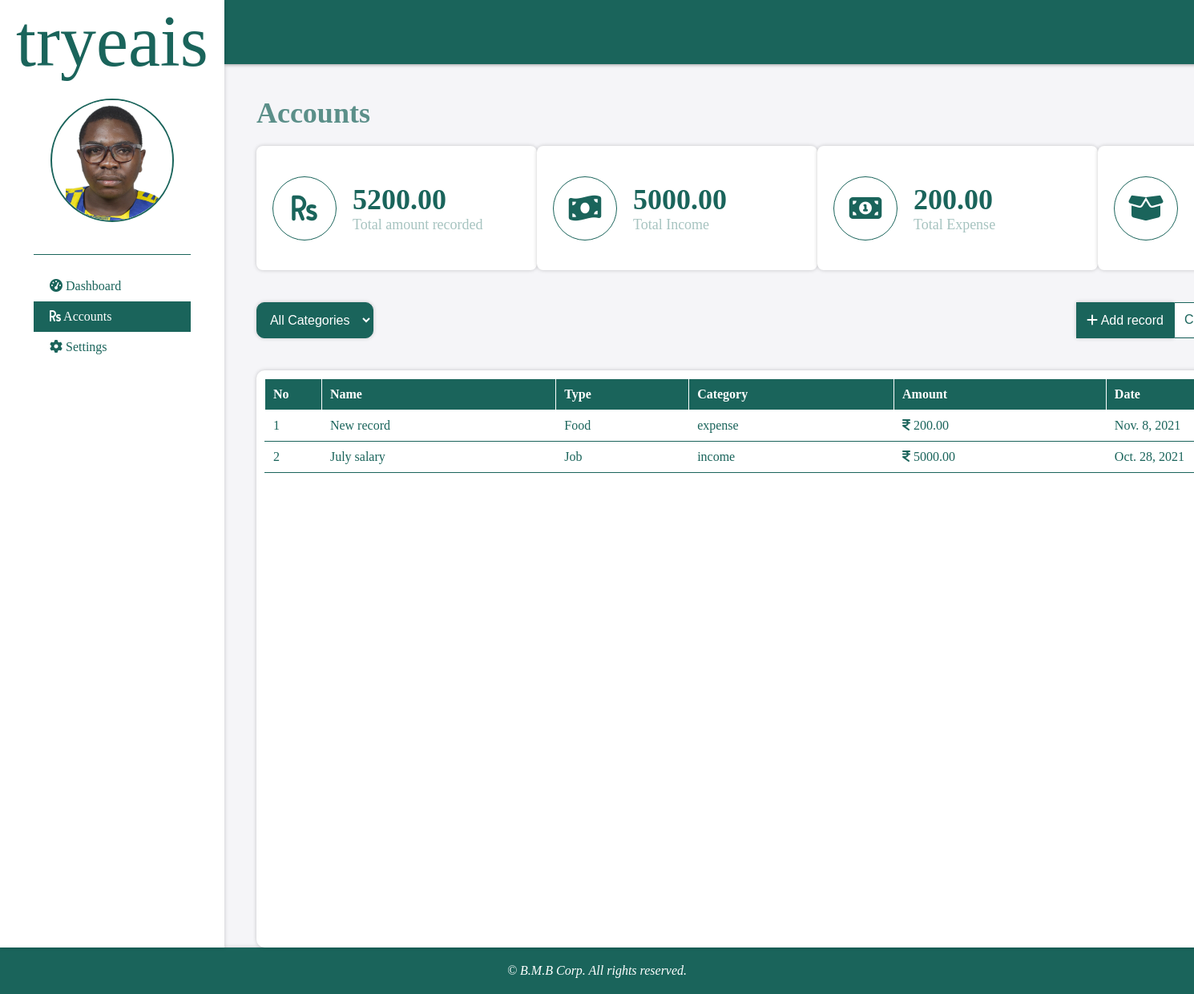
Screenshot of /accounts with the database file from the repository.
### tryeaisapp/models.py (models this page shows)
class Accounts(models.Model):
    id = models.AutoField(primary_key=True)
    name = models.CharField(max_length=40)
    category = models.CharField(max_length=20)
    type = models.CharField(max_length=20)
    amount = models.DecimalField(max_digits=10, decimal_places=4)
    date = models.DateField()
    created_on = DateTimeField(auto_now_add=True)
    last_update = DateTimeField(auto_now=True)
    class Meta:
        verbose_name = "Account"

### tryeaisapp/views.py (the view)
# urls.py: path("accounts", view=accounts, name="accounts"),
def accounts(request):
    context = {}
    context['filter'] = 'all'
    if request.method == "POST" and request.POST.get('category') != "all":
        accounts = Accounts.objects.filter(category=request.POST.get('category')).order_by('-created_on')
        context['filter'] = request.POST.get('category')
    else:
        accounts = Accounts.objects.all().order_by('-created_on') # returns a QuerySet holding a list of objects that match the query
    context['accounts'] = accounts
    context['total_income'] = 0
    context['total_expense'] = 0
    context['total_loan'] = 0
    context['total_amount'] = 0
    for account in accounts:
        context['total_' + account.category] += account.amount
        context['total_amount'] += account.amount
    return render(request, "accounts.html", context)

### tryeaisapp/templates/accounts.html (shortened to what this page needs)
{% extends 'base.html' %}
{% load static %}
{% block content %}
<body>
        <div class="content-container">
            <div class="title-bar">
                <div class="page-name">Accounts</div>
            </div>
            <div class="analysis-container-accounts">
                <div class="card">
                    <div class="card-icon"><i class="fa fa-rupee-sign"></i></div>
                    <div class="card-labels">
                        <div class="card-title">{{ total_amount|floatformat:2 }}</div>
                        <div class="card-subtitle">Total amount recorded</div>
                    </div>
                </div>
                <div class="card">
                    <div class="card-icon"><i class="fa fa-money-bill-wave"></i></div>
                    <div class="card-labels">
                        <div class="card-title">{{ total_income|floatformat:2 }}</div>
                        <div class="card-subtitle">Total Income</div>
                    </div>
                </div>
                <div class="card">
                    <div class="card-icon"><i class="fa fa-money-bill-alt"></i></div>
                    <div class="card-labels">
                        <div class="card-title">{{ total_expense|floatformat:2 }}</div>
                        <div class="card-subtitle">Total Expense</div>
                    </div>
                </div>
                <div class="card">
                    <div class="card-icon"><i class="fa fa-box-open"></i></div>
                </div>
            </div>
            <div class="control-bar">
                <div class="search">
                    <form id="search-category-form" action="{% url 'accounts' %}" method="post">
                        <select style="border-radius: 10px;" name="category" id="search-category">
                            <option value="all" {% if filter == 'all' %} selected {% endif %} >All Categories</option>
                        </select>
                    </form>
                </div>
                <div class="new-record">
                    <button id="add-new"><i class="fa fa-plus"></i> Add record</button>
                    <input title="Upload an excel file containing the required fields" id="file-upload" type="file">
                </div>
            </div>
            <div style="border-radius: 10px;" class="records-container">
                <table id="records-table">
                    <thead>
                        <th id="numbering">No</th>
                        <th>Name</th>
                        <th>Type</th>
                        <th>Category</th>
                        <th>Amount</th>
                        <th>Date</th>
                    </thead>
                    <tbody>
                        {% if accounts|length == 0 %}
                            <tr><td colspan="6"><center>No records</center></td></tr>
                        {% else %}
                            {% for account in accounts %}
                                <tr>
                                    <td> {{ forloop.counter }} </td>
                                    <td>{{ account.name }}</td>
                                    <td>{{ account.type }}</td>
                                    <td>{{ account.category }}</td>
                                    <td><i class="fa fa-rupee"></i> {{ account.amount|floatformat:2 }}</td>
                                    <td class="record-date">{{ account.date }}
                                    </td>
                                </tr>
                            {% endfor %}
                        {% endif %}
                    </tbody>
                </table>
            </div>
        </div>
    </div>
</div>
{% endblock content %}

### tryeaisapp/templates/base.html (shortened to what this page needs)
{% load static %}
<!DOCTYPE html>
<html lang="en">
<head>
    <link rel="stylesheet" href="{% static 'css/dashboard.css' %}" type="text/css">
</head>
<body>
    <div class="body-container">
        <div class="side-bar">
            <div class="side-bar-content">
                <div class="title">tryeais</div>
                <div class="profile-details">
                    <div class="profile-photo">
                        <img src="{% static 'assets/profile-photo.jpeg' %}" alt="Profile Photo">
                    </div>
                </div>
                <div class="line"></div>
                <div class="options">
                    <a href="{% url 'dashboard' %}" class="option {% if request.path == '/dashboard' %} active-option {% endif %}" id="dashboard"><i class="fa fa-tachometer-alt"></i> Dashboard</a>
                    <a href="{% url 'accounts' %}" class="option {% if request.path == '/accounts' %} active-option {% endif %}" id="accounts"><i class="fa fa-rupee-sign"></i> Accounts</a>
                    <a href="{% url 'settings' %}" class="option {% if request.path == '/settings' %} active-option {% endif %}" id="settings"><i class="fa fa-gear"></i> Settings</a>
                </div>
            </div>
        </div>
        <div class="main-section">
            <div class="top-nav">
            </div>
{% block content %}
{% endblock content %}
<footer>
    &copy; B.M.B Corp. All rights reserved.
</footer>
</body>
</html>

### tryeaisapp/static/css/dashboard.css (style rules this page uses)
body { font-family: 'Microsoft sans serif'; color: var(--theme-color); margin: 0; padding: 0; background-color: #f5f5f8; }
.body-container { display: flex; flex-direction: row; }
.side-bar { width: 300px; background-color: white; box-shadow: 0px 0px 5px 0px rgba(0, 0, 0, 0.2); z-index: 3; }
.side-bar-content { width: 100%; display: flex; flex-direction: column; align-items: center; top: 0; position: sticky; }
.title { font-family: 'SignPainter'; font-size: 90px; padding: 0px 20px 20px 20px; }
.profile-photo { width: 150px; height: 150px; overflow: hidden; display: flex; align-items: center; justify-content: center; border-radius: 100px; border: 2px solid var(--theme-color); }
.profile-details { display: flex; flex-direction: column; align-items: center; }
.profile-photo > img { height: 100%; object-fit: cover ; }
.line { width: 70%; height: 1px; background-color: var(--theme-color); margin: 20px 0 20px 0; }
.options { display: flex; flex-direction: column; width: 70%; align-items: flex-start; }
.option { padding: 10px 0 10px 0; width: 100%; transition: 1s cubic-bezier(0.25, 0.46, 0.45, 0.94); text-decoration: none; color: var(--theme-color); }
.option > i { padding-left: 20px; }
.main-section { display: flex; flex-direction: column; width: 100%; }
.top-nav { background-color: var(--theme-color); padding: 20px 0 20px 0; width: 100%; display: flex; flex-direction: row; justify-content: flex-end; box-shadow: 0px 0px 5px 0px rgba(0, 0, 0, 0.5); height: 40px; top: 0; position: sticky; z-index: 2; }
.content-container { width: 100%; }
.title-bar { width: 100%; display: flex; flex-direction: row; justify-content: space-between; padding: 40px 0px 20px; opacity: 0.7; align-items: center; }
.page-name { font-weight: bolder; font-size: 36px; padding-left: 40px; }
.card { width: 350px; height: 155px; box-shadow: var(--card-shadow); background-color: white; border-radius: 0.5em; display: flex; flex-direction: row; align-items: center; }
.card-icon { width: 78px; height: 78px; border-radius: 100px; border: 1px solid var(--theme-color); margin: 0 20px 0 20px; display: flex; justify-content: center; align-items: center; font-size: 36px; }
.card-title { font-size: 36px; font-weight: bolder; }
.card-subtitle { font-size: 18px; opacity: 0.38; }
.analysis-container-accounts { padding: 0 40px 0 40px; display: flex; flex-direction: row; justify-content: space-between; }
.control-bar { width: 100%; display: flex; flex-direction: row; justify-content: space-between; padding-top: 40px; }
.search { margin-left: 40px; display: flex; }
#search-category, #add-new, #search-box, ::-webkit-file-upload-button { padding: 12px; border: 1px solid var(--theme-color); font-size: 16px; color: var(--theme-color); background-color: white; }
#search-category, #add-new { color: white; background-color: var(--theme-color); box-shadow: var(--card-shadow); }
#search-category { border-radius: 10px 0 0 10px; }
#file-upload { border: 1px solid var(--theme-color); border-radius: 0 10px 10px 0; }
.new-record { margin-right: 40px; display: flex; }
.records-container { margin: 40px 40px 0 40px; padding: 10px; background-color: white; border-radius: 0 10px 10px 0; box-shadow: var(--card-shadow); min-height: 700px; }
#records-table { width: 100%; background-color: white; padding: 10px; border-collapse: collapse; }
th, tr, td { border: 1px solid white; padding: 10px; text-align: left; color: white; background-color: var(--theme-color); }
tr, td { border-bottom: 1px solid var(--theme-color); background-color: transparent; color: var(--theme-color); }
#numbering { width: 50px; }
tr { position: relative; }
.record-date { position: relative; }
footer { text-align: center; font-style: italic; padding: 20px; box-shadow: var(--card-shadow); background-color: var(--theme-color); color: white ; }
select { width: 100%; }

### tryeaisapp/static/css/common.css (style rules this page uses)
:root { --theme-color: #1A645B; --card-shadow: 0px 0px 5px 0px rgba(0, 0, 0, 0.2); }
.active-option { cursor: pointer; color: white !important; background-color: var(--theme-color); }

### rows the page displays
Accounts: name "New record", type "Food", category "expense", amount "200.00", date "Nov. 8, 2021"
Accounts: name "July salary", type "Job", category "income", amount "5000.00", date "Oct. 28, 2021"

### other values shown
{{ total_amount|floatformat:2 }} "5200.00"
{{ total_income|floatformat:2 }} "5000.00"
{{ total_expense|floatformat:2 }} "200.00"
